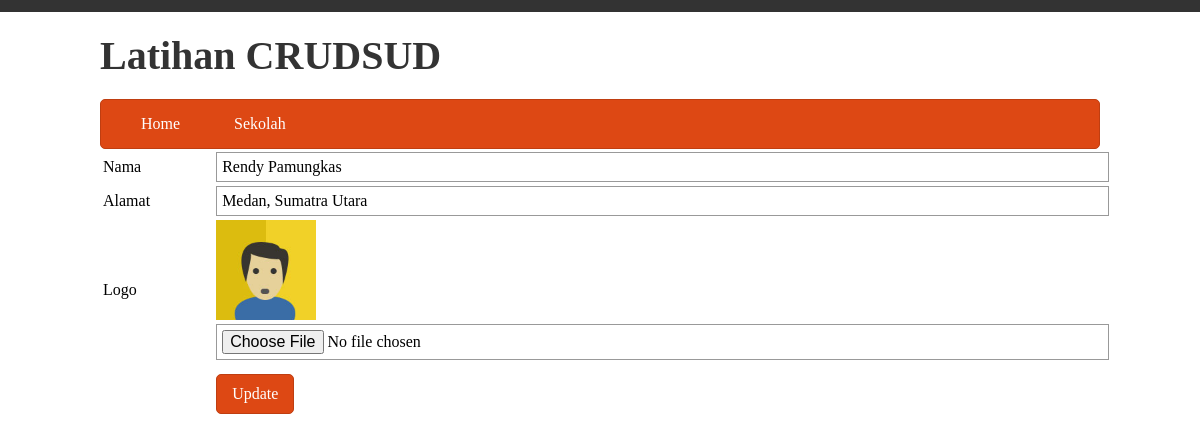
Page /index.php?p=sekolah&m=edit&id=33 on the committed database.
### tables this page shows
CREATE TABLE `sekolah` (
  `id` int(11) NOT NULL AUTO_INCREMENT,
  `nama` varchar(255) NOT NULL,
  `alamat` text NOT NULL,
  `logo` varchar(255) NOT NULL,
  PRIMARY KEY (`id`)
);

### conf.php (called while the page is built, shortened)
<?php
function get($val){
    return
    isset($_GET[$val])?htmlspecialchars($_GET[$val]):null;
}
function post($val){
    return
    isset($_POST[$val])?htmlspecialchars($_POST[$val]):  null;
} function inc($val){
    include file_exists($val.'.php')?$val.'.php':'nofile.php';
}
?>

### tampilan/sekolah/edit.php (the view, shortened to what this page needs)
<?php
$hasil = $koneksi->prepare("SELECT * FROM sekolah WHERE id = '".get('id')."'");
$hasil->execute();
$data = $hasil->fetch(PDO::FETCH_ASSOC);
?>
<!DOCTYPE html>
<html lang="en">
<head>
</head>
<body>
    <form method="POST" action="proses/sekolah/update.php" enctype="multipart/form-data">
        <table>
            <tr>
                <td>Nama</td>
                <td><input type="text" name="nama" value="<?php echo $data['nama'];?>"></td>
            </tr>
                <tr>
                <td>Alamat</td>
                <td><input type="text" name="alamat" value="<?php echo $data['alamat'];?>"></td>
            </tr>
            <tr>
                <td>Logo</td>
                <td>
                    <img class="img-small" src="assets/<?php echo $data['logo'];?>">
                    <input type="file" name="logo">
                </td>
            </tr>
            <tr>
                <td></td>
                <td><button type="submit">Update</button></td>
            </tr>
        </table>
    </form>
</body>
</html>

### assets/css/css.css (style rules this page uses)
* { outline: none; }
body { margin: 0; font-family: Candara; }
button,.btn { background: #dd4814; border:1px solid #bf3e11; border-radius: 5px; padding: 10px 15px; color:white; display: inline-block; margin: 10px 0; font-family: Candara; font-size: 12pt; }
.img-small { max-width: 100px; max-height: 100px; }
table { width: 100%; }
input { font-size: 12pt; font-family: Candara; padding: 5px; width: 100%; border:1px solid #999; }

### rows in the picture
sekolah: nama "Rendy Pamungkas", alamat "Medan, Sumatra Utara", logo (picture)
